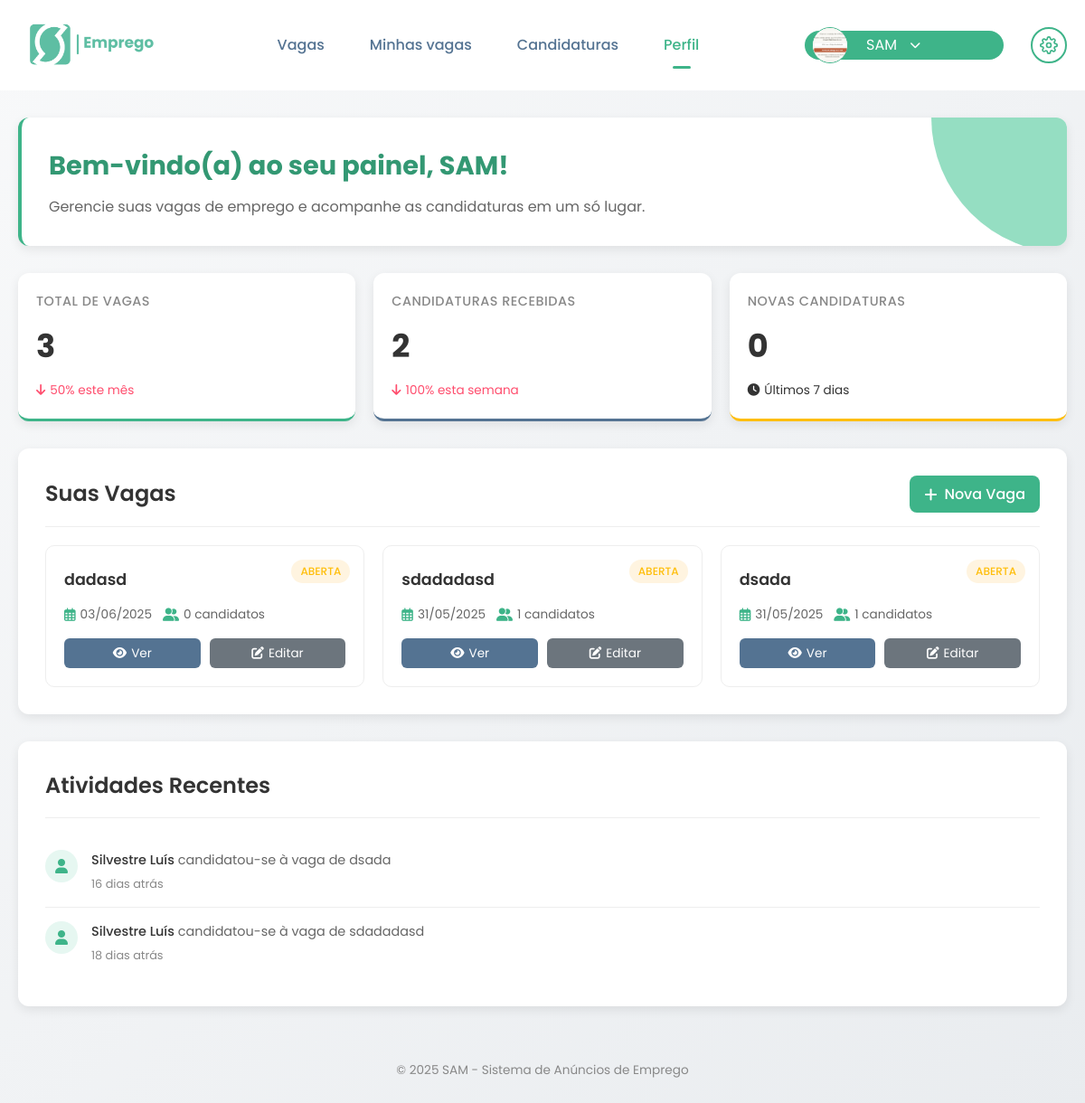
The page /Sam_emprego/painel_empresa.php (signed in) on the database its author committed.
### tables this page shows
CREATE TABLE `empresas_recrutamento` (
  `id` int(11) NOT NULL,
  `nome` varchar(255) NOT NULL,
  `logo` varchar(255) DEFAULT NULL,
  `email` varchar(255) NOT NULL,
  `senha` varchar(255) NOT NULL,
  `telefone` varchar(20) DEFAULT NULL,
  `endereco` varchar(255) DEFAULT NULL,
  `descricao` text DEFAULT NULL,
  `setor` varchar(100) DEFAULT NULL,
  `tamanho` varchar(50) DEFAULT NULL,
  `website` varchar(255) DEFAULT NULL,
  `data_registro` timestamp NOT NULL DEFAULT current_timestamp(),
  `status` enum('Ativo','Inativo','Pendente') DEFAULT 'Ativo'
);

CREATE TABLE `vagas` (
  `id` int(11) NOT NULL,
  `empresa_id` int(11) NOT NULL,
  `titulo` varchar(255) NOT NULL,
  `descricao` text NOT NULL,
  `requisitos` text DEFAULT NULL,
  `departamento` varchar(100) DEFAULT NULL,
  `localizacao` varchar(255) DEFAULT NULL,
  `tipo_contrato` varchar(50) NOT NULL,
  `salario_min` decimal(10,2) DEFAULT NULL,
  `salario_max` decimal(10,2) DEFAULT NULL,
  `data_publicacao` timestamp NOT NULL DEFAULT current_timestamp(),
  `data_expiracao` date DEFAULT NULL,
  `status` enum('Aberta','Fechada','Pausada','Rascunho','Em análise','Finalizada') DEFAULT 'Aberta',
  `categoria` varchar(100) DEFAULT NULL,
  `localizacao_tipo` varchar(50) DEFAULT NULL,
  `periodo_salario` varchar(20) DEFAULT NULL,
  `metodo_pagamento` varchar(50) DEFAULT NULL,
  `idioma` varchar(50) DEFAULT NULL,
  `fuso_horario` varchar(20) DEFAULT NULL,
  `dias_uteis` varchar(30) DEFAULT NULL,
  `horas_semanais_min` int(11) DEFAULT NULL,
  `horas_semanais_max` int(11) DEFAULT NULL,
  `horas_diarias_min` int(11) DEFAULT NULL,
  `horas_diarias_max` int(11) DEFAULT NULL,
  `hora_inicio` time DEFAULT NULL,
  `hora_fim` time DEFAULT NULL
);

CREATE TABLE `candidaturas` (
  `id` int(11) NOT NULL,
  `candidato_id` int(11) NOT NULL,
  `vaga_id` int(11) NOT NULL,
  `data_candidatura` timestamp NOT NULL DEFAULT current_timestamp(),
  `status` enum('Pendente','Visualizada','Em análise','Entrevista','Aprovado','Rejeitado') DEFAULT 'Pendente',
  `notas` text DEFAULT NULL,
  `entrevista_data` date DEFAULT NULL,
  `entrevista_hora` time DEFAULT NULL,
  `entrevista_tipo` varchar(20) DEFAULT NULL,
  `entrevista_local` text DEFAULT NULL
);

CREATE TABLE `candidatos` (
  `id` int(11) NOT NULL,
  `nome` varchar(255) NOT NULL,
  `email` varchar(255) NOT NULL,
  `senha` varchar(255) NOT NULL,
  `telefone` varchar(20) DEFAULT NULL,
  `data_nascimento` date DEFAULT NULL,
  `endereco` varchar(255) DEFAULT NULL,
  `formacao` text DEFAULT NULL,
  `experiencia` text DEFAULT NULL,
  `habilidades` text DEFAULT NULL,
  `curriculo_path` varchar(255) DEFAULT NULL,
  `data_registro` timestamp NOT NULL DEFAULT current_timestamp(),
  `status` enum('Ativo','Inativo','Pendente') DEFAULT 'Pendente',
  `perfil_completo` tinyint(1) DEFAULT 0
);

### Sam_emprego/painel_empresa.php (the view, shortened to what this page needs)
<?php
    require_once 'config/database.php';
    try {
        $stmt = $pdo->prepare("SELECT * FROM empresas_recrutamento WHERE id = ?");
        $stmt->execute([$_SESSION['empresa_id']]);
        $empresa = $stmt->fetch();
        $stmt = $pdo->prepare("SELECT * FROM vagas WHERE empresa_id = ? ORDER BY data_publicacao DESC");
        $stmt->execute([$_SESSION['empresa_id']]);
        $vagas = $stmt->fetchAll();
        $stmt = $pdo->prepare("
            SELECT COUNT(*) as total
            FROM candidaturas c
            JOIN vagas v ON c.vaga_id = v.id
            WHERE v.empresa_id = ?
        ");
        $stmt->execute([$_SESSION['empresa_id']]);
        $totalCandidaturas = $stmt->fetch()['total'] ?? 0;
        $stmt = $pdo->prepare("
            SELECT COUNT(*) as total
            FROM candidaturas c
            JOIN vagas v ON c.vaga_id = v.id
            WHERE v.empresa_id = ?
            AND c.data_candidatura >= DATE_SUB(NOW(), INTERVAL 7 DAY)
        ");
        $stmt->execute([$_SESSION['empresa_id']]);
        $novasCandidaturas = $stmt->fetch()['total'] ?? 0;
        $stmt = $pdo->prepare("
            SELECT
                COUNT(*) as total_atual,
                (SELECT COUNT(*) FROM vagas
                 WHERE empresa_id = ?
                 AND data_publicacao < DATE_FORMAT(NOW(), '%Y-%m-01')
                ) as total_anterior
            FROM vagas
            WHERE empresa_id = ?
            AND data_publicacao >= DATE_FORMAT(NOW(), '%Y-%m-01')
        ");
        $stmt->execute([$_SESSION['empresa_id'], $_SESSION['empresa_id']]);
        $crescimentoVagas = $stmt->fetch();
        $percentualCrescimentoVagas = $crescimentoVagas['total_anterior'] > 0
            ? round((($crescimentoVagas['total_atual'] - $crescimentoVagas['total_anterior']) / $crescimentoVagas['total_anterior']) * 100)
            : 0;
        $stmt = $pdo->prepare("
            SELECT
                COUNT(*) as total_atual,
                (SELECT COUNT(*)
                 FROM candidaturas c
                 JOIN vagas v ON c.vaga_id = v.id
                 WHERE v.empresa_id = ?
                 AND c.data_candidatura < DATE_SUB(NOW(), INTERVAL 7 DAY)
                ) as total_anterior
            FROM candidaturas c
            JOIN vagas v ON c.vaga_id = v.id
            WHERE v.empresa_id = ?
            AND c.data_candidatura >= DATE_SUB(NOW(), INTERVAL 7 DAY)
        ");
        $stmt->execute([$_SESSION['empresa_id'], $_SESSION['empresa_id']]);
        $crescimentoCandidaturas = $stmt->fetch();
        $percentualCrescimentoCandidaturas = $crescimentoCandidaturas['total_anterior'] > 0
            ? round((($crescimentoCandidaturas['total_atual'] - $crescimentoCandidaturas['total_anterior']) / $crescimentoCandidaturas['total_anterior']) * 100)
            : 0;
        $stmt = $pdo->prepare("
            SELECT
                c.*,
                v.titulo as vaga_titulo,
                cd.nome as candidato_nome,
                TIMESTAMPDIFF(HOUR, c.data_candidatura, NOW()) as horas_antes
            FROM candidaturas c
            JOIN vagas v ON c.vaga_id = v.id
            JOIN candidatos cd ON c.candidato_id = cd.id
            WHERE v.empresa_id = ?
            ORDER BY c.data_candidatura DESC
            LIMIT 3
        ");
        $stmt->execute([$_SESSION['empresa_id']]);
        $atividadesRecentes = $stmt->fetchAll();
        $stmt = $pdo->prepare("
            SELECT v.id, COUNT(c.id) as total_candidatos
            FROM vagas v
            LEFT JOIN candidaturas c ON v.id = c.vaga_id
            WHERE v.empresa_id = ?
            GROUP BY v.id
        ");
        $stmt->execute([$_SESSION['empresa_id']]);
        $candidatosPorVaga = [];
        while ($row = $stmt->fetch()) {
            $candidatosPorVaga[$row['id']] = $row['total_candidatos'];
        }
    } catch (PDOException $e) {
        $erro = "Erro ao carregar dados: " . $e->getMessage();
    }
?>
<!DOCTYPE html>
<html lang="pt-BR">
<head>
    <link rel="stylesheet" href="../all.css/emprego.css/emp_vagas.css">
    <link rel="stylesheet" href="../all.css/emprego.css/emp_search.css">
    <link rel="stylesheet" href="../all.css/emprego.css/emp_header.css">
    <link rel="stylesheet" href="https://cdnjs.cloudflare.com/ajax/libs/font-awesome/6.0.0/css/all.min.css">
</head>
<body>
    <header class="header">
        <div class="header-content">
            <div class="logo">
                <img src="../fotos/sam30-13.png" alt="SAM Emprego Logo">
            </div>
            <div class="nav-container">
                <nav class="nav-menu">
                    <a href="job_search_page_emp.php">Vagas</a>
                    <a href="emp_vagas.php">Minhas vagas</a>
                    <a href="empresas_candidaturas.php">Candidaturas</a>
                    <a href="painel_empresa.php" class="active">Perfil</a>
                </nav>
            </div>
            <div class="user-section">
                <div class="user-dropdown" id="userDropdownToggle">
                    <div class="user-avatar">
                        <img src="<?php echo !empty($empresa['logo']) ? htmlspecialchars($empresa['logo']) : 'sam2-05.png'; ?>" alt="Logo da Empresa" width="40">
                    </div>
                        <span><?php echo htmlspecialchars($empresa['nome'] ?? $_SESSION['empresa_nome']); ?></span>
                    <i class="fas fa-chevron-down dropdown-arrow"></i>
                </div>
                  <div class="settings-icon">
                    <a href="configuracoes_empresa.php">
                    </a>
                </div>
            </div>
        </div>
    </header>
    <div class="container">
        <div class="welcome-section">
            <h1>Bem-vindo(a) ao seu painel, <?php echo htmlspecialchars($empresa['nome'] ?? $_SESSION['empresa_nome']); ?>!</h1>
            <p>Gerencie suas vagas de emprego e acompanhe as candidaturas em um só lugar.</p>
        </div>
        <div class="stats-container">
            <div class="stat-card">
                <h3>Total de Vagas</h3>
                <p class="stat-number"><?php echo count($vagas); ?></p>
                <span class="stat-trend <?php echo $percentualCrescimentoVagas >= 0 ? 'up' : 'down'; ?>">
                    <i class="fas fa-arrow-<?php echo $percentualCrescimentoVagas >= 0 ? 'up' : 'down'; ?>"></i>
                    <?php echo abs($percentualCrescimentoVagas); ?>% este mês
                </span>
            </div>
            <div class="stat-card">
                <h3>Candidaturas Recebidas</h3>
                <p class="stat-number"><?php echo $totalCandidaturas ?? 0; ?></p>
                <span class="stat-trend <?php echo $percentualCrescimentoCandidaturas >= 0 ? 'up' : 'down'; ?>">
                    <i class="fas fa-arrow-<?php echo $percentualCrescimentoCandidaturas >= 0 ? 'up' : 'down'; ?>"></i>
                    <?php echo abs($percentualCrescimentoCandidaturas); ?>% esta semana
                </span>
            </div>
            <div class="stat-card">
                <h3>Novas Candidaturas</h3>
                <p class="stat-number"><?php echo $novasCandidaturas ?? 0; ?></p>
                <span class="stat-trend">
                    <i class="fas fa-clock"></i> Últimos 7 dias
                </span>
            </div>
        </div>
        <div class="jobs-section">
            <div class="section-header">
                <h2>Suas Vagas</h2>
                <a href="registro_vagas.php" class="action-btn">
                    <i class="fas fa-plus"></i> Nova Vaga
                </a>
            </div>
            <?php if (isset($vagas) && count($vagas) > 0): ?>
                <div class="jobs-list">
                    <?php foreach($vagas as $vaga): ?>
                        <div class="vaga-item">
                            <span class="vaga-status status-<?php echo strtolower($vaga['status']) === 'ativa' ? 'ativa' : (strtolower($vaga['status']) === 'encerrada' ? 'encerrada' : 'pausada'); ?>">
                                <?php echo htmlspecialchars($vaga['status']); ?>
                            </span>
                            <h3><?php echo htmlspecialchars($vaga['titulo']); ?></h3>
                            <div class="vaga-meta">
                                <div class="vaga-meta-item">
                                    <i class="far fa-calendar-alt"></i>
                                    <?php echo date('d/m/Y', strtotime($vaga['data_publicacao'])); ?>
                                </div>
                                <div class="vaga-meta-item">
                                    <i class="fas fa-user-friends"></i>
                                    <?php echo $candidatosPorVaga[$vaga['id']] ?? 0; ?> candidatos
                                </div>
                            </div>
                            <div class="vaga-actions">
                                <a href="job_view_page.php?id=<?php echo $vaga['id']; ?>" class="btn-small btn-view">
                                    <i class="fas fa-eye"></i> Ver
                                </a>
                                <a href="editar_vaga.php?id=<?php echo $vaga['id']; ?>" class="btn-small btn-edit">
                                    <i class="fas fa-edit"></i> Editar
                                </a>
                            </div>
                        </div>
                    <?php endforeach; ?>
                </div>
            <?php endif; ?>
        </div>
        <div class="recent-activity">
            <div class="section-header">
                <h2>Atividades Recentes</h2>
            </div>
            <ul class="activity-list">
                <?php if (isset($atividadesRecentes) && !empty($atividadesRecentes)): ?>
                    <?php foreach($atividadesRecentes as $atividade): ?>
                        <li class="activity-item">
                            <div class="activity-icon icon-candidate">
                                <i class="fas fa-user"></i>
                            </div>
                            <div class="activity-content">
                                <p><span class="highlight"><?php echo htmlspecialchars($atividade['candidato_nome']); ?></span> candidatou-se à vaga de <?php echo htmlspecialchars($atividade['vaga_titulo']); ?></p>
                                <div class="activity-time">
                                    <?php
                                    if ($atividade['horas_antes'] < 24) {
                                        echo $atividade['horas_antes'] . ' horas atrás';
                                    } else {
                                        echo floor($atividade['horas_antes'] / 24) . ' dias atrás';
                                    }
                                    ?>
                                </div>
                            </div>
                        </li>
                    <?php endforeach; ?>
                <?php endif; ?>
            </ul>
        </div>
        <div class="footer">
            <p>&copy; <?php echo date('Y'); ?> SAM - Sistema de Anúncios de Emprego</p>
        </div>
    </div>
</body>
</html>

### rows shown on the page
empresas_recrutamento: logo (picture), nome "SAM"
vagas: status "ABERTA", titulo "dadasd", data_publicacao "03/06/2025", id "0"
vagas: status "ABERTA", titulo "sdadadasd", data_publicacao "31/05/2025", id "1"
vagas: status "ABERTA", titulo "dsada", data_publicacao "31/05/2025", id "1"
candidaturas: candidato.nome "Silvestre Luís", vaga.titulo "dsada", horas_antes "16"
candidaturas: candidato.nome "Silvestre Luís", vaga.titulo "sdadadasd", horas_antes "18"

### other values the page prints
count($vagas) "3"
abs($percentualCrescimentoVagas) "50"
$totalCandidaturas "2"
abs($percentualCrescimentoCandidaturas) "100"
$novasCandidaturas "0"
